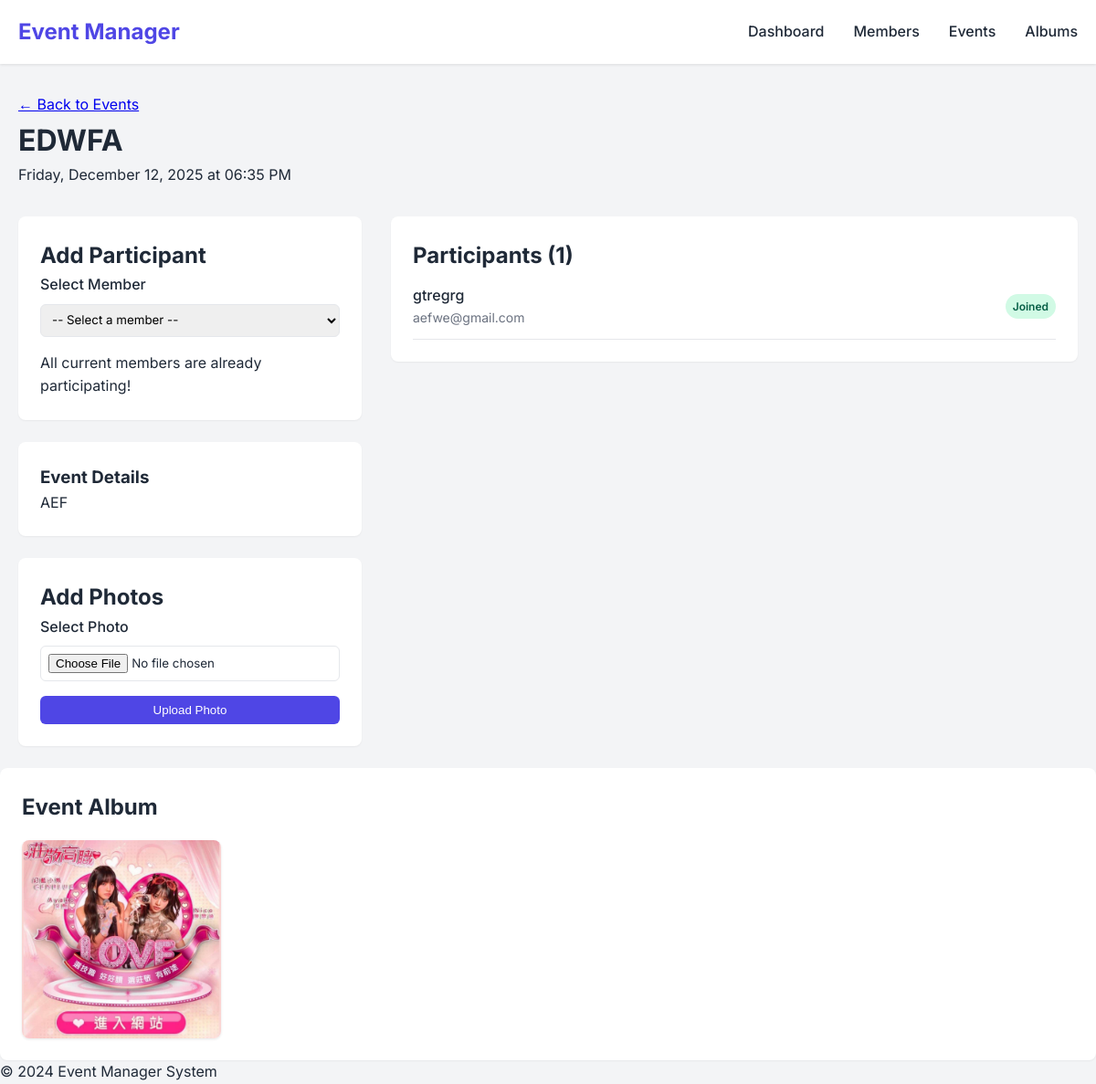
Screenshot of /event/1 with the database file from the repository.
### models.py (models this page shows, shortened)
class Event(db.Model):
    id = db.Column(db.Integer, primary_key=True)
    title = db.Column(db.String(200), nullable=False)
    description = db.Column(db.Text)
    date = db.Column(db.DateTime, nullable=False)
    created_at = db.Column(db.DateTime, default=datetime.utcnow)
    participants = db.relationship('Member', secondary=participation, back_populates='events')
    photos = db.relationship('Photo', backref='event', lazy=True)

class Member(db.Model):
    id = db.Column(db.Integer, primary_key=True)
    name = db.Column(db.String(100), nullable=False)
    email = db.Column(db.String(120), unique=True, nullable=False)
    join_date = db.Column(db.DateTime, default=datetime.utcnow)
    events = db.relationship('Event', secondary=participation, back_populates='participants')
    profile_image = db.Column(db.String(255)) # Path to uploaded image

class Photo(db.Model):
    id = db.Column(db.Integer, primary_key=True)
    filename = db.Column(db.String(255), nullable=False)
    event_id = db.Column(db.Integer, db.ForeignKey('event.id'), nullable=False)
    uploaded_at = db.Column(db.DateTime, default=datetime.utcnow)

### app.py (the view, shortened to what this page needs)
@app.route('/event/<int:event_id>', methods=['GET', 'POST'])
def event_detail(event_id):
    event = Event.query.get_or_404(event_id)
    available_members = [m for m in Member.query.all() if m not in event.participants]
    return render_template('event_detail.html', event=event, available_members=available_members)

### templates/event_detail.html (shortened to what this page needs)
{% extends 'base.html' %}
{% block content %}
<div class="page-header">
    <a href="{{ url_for('events') }}" class="back-link">&larr; Back to Events</a>
    <h1>{{ event.title }}</h1>
    <span class="subtitle">{{ event.date.strftime('%A, %B %d, %Y at %I:%M %p') }}</span>
</div>
<div class="content-grid">
    <div class="form-section">
        <div class="card">
            <h2>Add Participant</h2>
            <form method="POST" action="{{ url_for('event_detail', event_id=event.id) }}">
                <div class="form-group">
                    <label for="member_id">Select Member</label>
                    <select name="member_id" id="member_id" required>
                        <option value="">-- Select a member --</option>
                    </select>
                </div>
                {% if available_members %}
                <button type="submit" class="btn-primary">Add to Event</button>
                {% else %}
                <p class="info-text">All current members are already participating!</p>
                {% endif %}
            </form>
        </div>
        <div class="card mt-4">
            <h3>Event Details</h3>
            <p>{{ event.description }}</p>
        </div>
        <div class="card mt-4">
            <h2>Add Photos</h2>
            <form method="POST" action="{{ url_for('event_detail', event_id=event.id) }}" enctype="multipart/form-data">
                <div class="form-group">
                    <label for="photo">Select Photo</label>
                    <input type="file" id="photo" name="photo" accept="image/*" required>
                </div>
                <button type="submit" class="btn-primary">Upload Photo</button>
            </form>
        </div>
    </div>
    <div class="list-section">
        <div class="card">
            <h2>Participants ({{ event.participants|length }})</h2>
            <ul class="participant-list">
                {% for participant in event.participants %}
                <li class="participant-item">
                    <div class="participant-info">
                        <span class="participant-name">{{ participant.name }}</span>
                        <span class="participant-email">{{ participant.email }}</span>
                    </div>
                    <span class="status-badge">Joined</span>
                </li>
                {% else %}
                <li class="empty-list">No participants yet.</li>
                {% endfor %}
            </ul>
        </div>
    </div>
</div>
</div>
<div class="full-width-section mt-4">
    <div class="card">
        <h2>Event Album</h2>
        <div class="photo-grid">
            {% for photo in event.photos %}
            <div class="photo-item">
                <img src="{{ url_for('static', filename='uploads/' + photo.filename) }}" alt="Event Photo"
                    loading="lazy">
            </div>
            {% else %}
            <p class="empty-list">No photos uploaded yet.</p>
            {% endfor %}
        </div>
    </div>
</div>
{% endblock %}

### static/css/style.css (style rules this page uses)
:root { --primary-color: #4f46e5; --primary-hover: #4338ca; --bg-color: #f3f4f6; --card-bg: #ffffff; --text-main: #1f2937; --text-muted: #6b7280; --border-color: #e5e7eb; --success-color: #10b981; --danger-color: #ef4444; }
* { box-sizing: border-box; margin: 0; padding: 0; }
body { font-family: 'Inter', sans-serif; background-color: var(--bg-color); color: var(--text-main); line-height: 1.6; }
.page-header { margin-bottom: 2rem; }
.content-grid { display: grid; grid-template-columns: 1fr 2fr; gap: 2rem; }
.card { background: var(--card-bg); padding: 1.5rem; border-radius: 0.5rem; box-shadow: 0 1px 2px rgba(0, 0, 0, 0.05); }
.form-group { margin-bottom: 1rem; }
label { display: block; margin-bottom: 0.5rem; font-weight: 500; color: var(--text-main); }
input, select, textarea { width: 100%; padding: 0.5rem; border: 1px solid var(--border-color); border-radius: 0.375rem; font-family: inherit; }
.btn-primary { background-color: var(--primary-color); color: white; padding: 0.5rem 1rem; border: none; border-radius: 0.375rem; cursor: pointer; font-weight: 500; width: 100%; }
.participant-list { list-style: none; }
.participant-item { display: flex; justify-content: space-between; align-items: center; padding: 0.75rem 0; border-bottom: 1px solid var(--border-color); }
.participant-info { display: flex; flex-direction: column; }
.participant-name { font-weight: 500; }
.participant-email { font-size: 0.875rem; color: var(--text-muted); }
.status-badge { background-color: #d1fae5; color: #065f46; padding: 0.25rem 0.5rem; border-radius: 1rem; font-size: 0.75rem; font-weight: 600; }
.mt-4 { margin-top: 1.5rem; }
.photo-grid { display: grid; grid-template-columns: repeat(auto-fill, minmax(200px, 1fr)); gap: 1rem; margin-top: 1rem; }
.photo-item { aspect-ratio: 1; overflow: hidden; border-radius: 0.5rem; box-shadow: 0 1px 3px rgba(0, 0, 0, 0.1); }
.photo-item img { width: 100%; height: 100%; object-fit: cover; transition: transform 0.3s ease; }
.full-width-section { grid-column: 1 / -1; }

### rows the page displays
Event: title "EDWFA", date "Friday, December 12, 2025 at 06:35 PM", description "AEF"
Member: name "gtregrg", email "aefwe@gmail.com"
Photo: filename (picture)

### other values shown
{{ event.participants|length }} "1"
